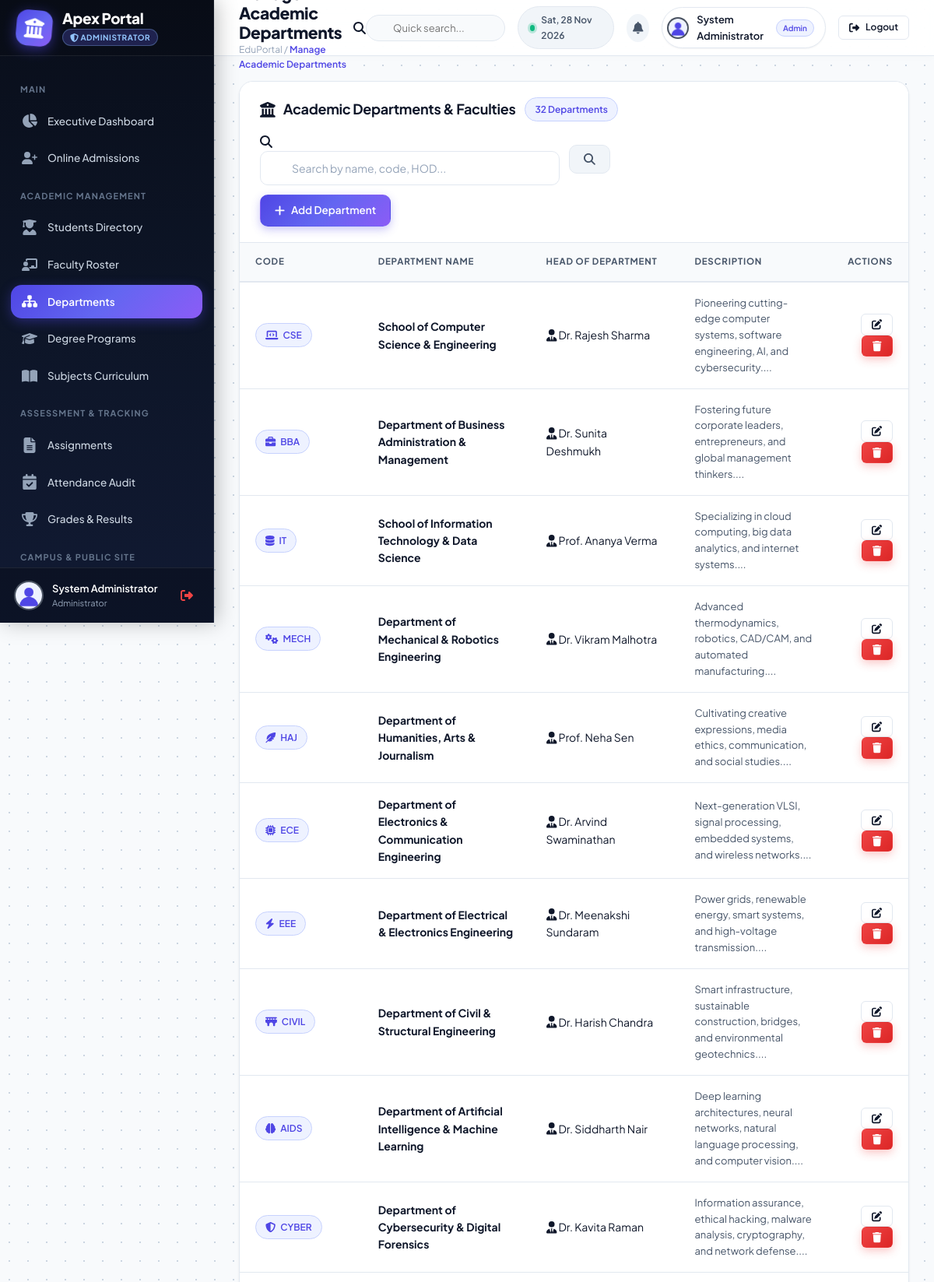
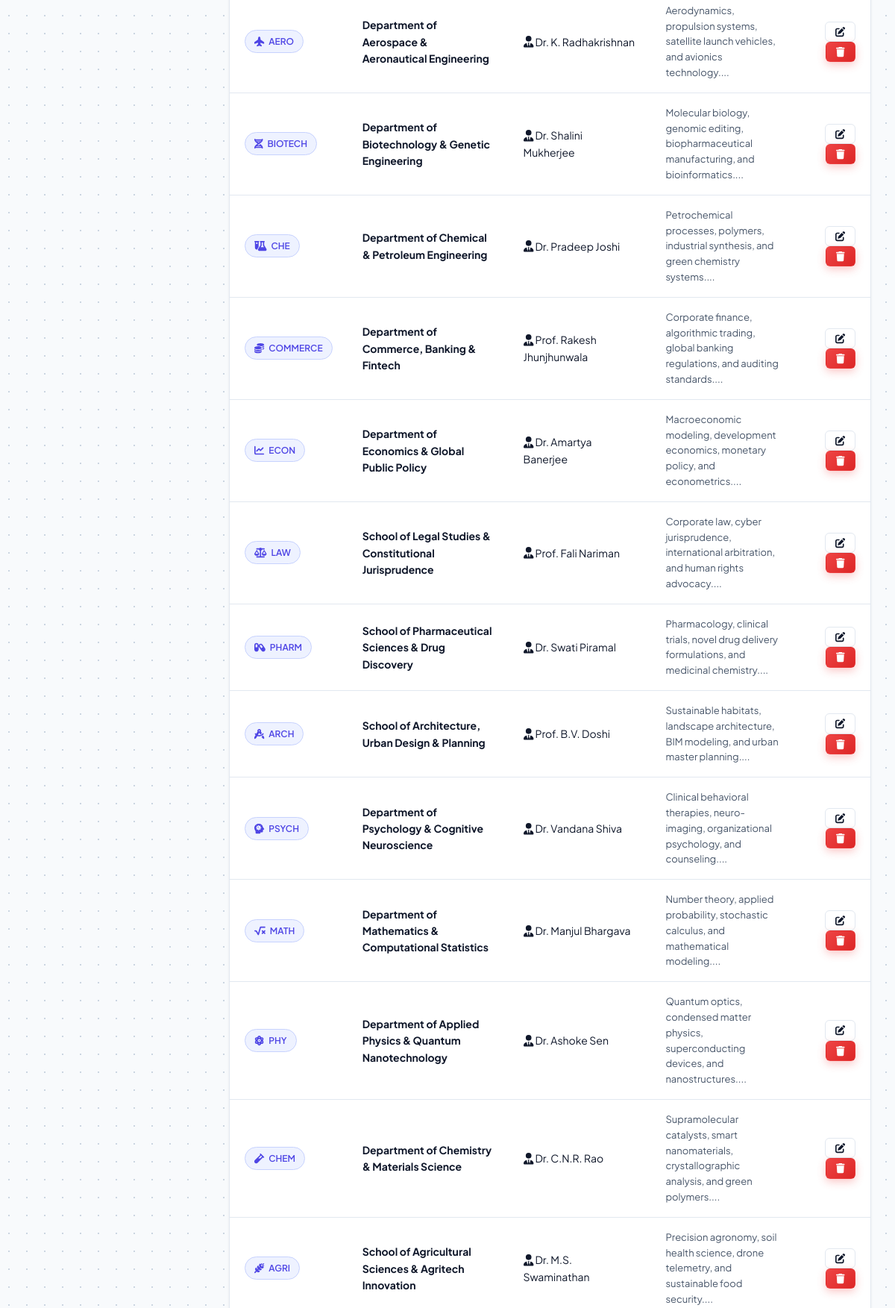
Page /admin/manage_departments.php (signed in, upper part) on the committed database (2 pictures, top to bottom).
### tables this page shows
CREATE TABLE `departments` (
  `department_id` INT AUTO_INCREMENT PRIMARY KEY,
  `name` VARCHAR(150) NOT NULL,
  `code` VARCHAR(20) NOT NULL UNIQUE,
  `description` TEXT DEFAULT NULL,
  `head_of_dept` VARCHAR(120) DEFAULT NULL,
  `icon` VARCHAR(50) DEFAULT 'fa-laptop-code',
  `created_at` TIMESTAMP DEFAULT CURRENT_TIMESTAMP
);

### config/db.php (called while the page is built, shortened)
<?php
$host = getenv('DB_HOST') ?: "127.0.0.1";
$user = getenv('DB_USER') ?: "root";
$password = getenv('DB_PASSWORD') !== false ? getenv('DB_PASSWORD') : "";
$database = getenv('DB_NAME') ?: "student_portal";
$port = getenv('DB_PORT') ? (int)getenv('DB_PORT') : 3306;
try {
    $con = @mysqli_connect($host, $user, $password, $database, $port);
} catch (Throwable $e) {
    $con = false;
}
mysqli_set_charset($con, "utf8mb4");
if ($con) {
    static $schema_checked = false;
    if (!$schema_checked) {
if (!function_exists('safe_num_rows')) {
    function safe_num_rows($result) {
        if ($result && is_object($result)) {
            return mysqli_num_rows($result);
        }
        return 0;
    }
}
    }
}
if (!function_exists('safe_fetch_assoc')) {
    function safe_fetch_assoc($result) {
        if ($result && is_object($result) && mysqli_num_rows($result) > 0) {
            return mysqli_fetch_assoc($result);
        }
        return [];
    }
}
?>

### admin/manage_departments.php (the view, shortened to what this page needs)
<?php
include("../config/db.php");
$search = isset($_GET['search']) ? escape($con, trim($_GET['search'])) : '';
if (!empty($search)) {
    $departments = mysqli_query($con, "
        SELECT * FROM departments
        WHERE name LIKE '%$search%' OR code LIKE '%$search%' OR head_of_dept LIKE '%$search%'
        ORDER BY department_id ASC
    ");
} else {
    $departments = mysqli_query($con, "SELECT * FROM departments ORDER BY department_id ASC");
}
include("../includes/header.php");
include("../includes/sidebar_admin.php");
include("../includes/navbar.php");
?>
<div class="card">
    <div class="card-header">
        <div style="display:flex; align-items:center; gap:12px; flex-wrap:wrap;">
            <h3><i class="fa-solid fa-building-columns"></i> Academic Departments & Faculties</h3>
            <span class="badge badge-primary"><?php echo safe_num_rows($departments); ?> Departments</span>
        </div>
        <div style="display:flex; align-items:center; gap:12px; flex-wrap:wrap;">
            <form method="GET" class="search-toolbar">
                <div class="search-input-group">
                    <i class="fa-solid fa-magnifying-glass"></i>
                    <input type="text" name="search" class="form-control" placeholder="Search by name, code, HOD..." value="<?php echo htmlspecialchars($search); ?>">
                </div>
                <button type="submit" class="btn btn-secondary"><i class="fa-solid fa-search"></i></button>
            </form>
            <button type="button" class="btn btn-primary" onclick="openDeptModal()">
                <i class="fa-solid fa-plus"></i> Add Department
            </button>
        </div>
    </div>
    <div class="card-body" style="padding:0;">
        <div class="table-responsive">
            <table class="custom-table">
                <thead>
                    <tr>
                        <th>Code</th>
                        <th>Department Name</th>
                        <th>Head of Department</th>
                        <th>Description</th>
                        <th style="text-align:right;">Actions</th>
                    </tr>
                </thead>
                <tbody>
                    <?php if ($departments && safe_num_rows($departments) > 0): ?>
                        <?php while ($d = safe_fetch_assoc($departments)): ?>
                            <tr>
                                <td>
                                    <span class="badge badge-primary"><i class="fa-solid <?php echo htmlspecialchars($d['icon']); ?> me-1"></i> <?php echo htmlspecialchars($d['code']); ?></span>
                                </td>
                                <td>
                                    <strong><?php echo htmlspecialchars($d['name']); ?></strong>
                                </td>
                                <td>
                                    <i class="fa-solid fa-user-tie text-gold me-1"></i> <?php echo htmlspecialchars($d['head_of_dept']); ?>
                                </td>
                                <td>
                                    <div style="font-size:13px; color:var(--text-secondary); max-width:320px;">
                                        <?php echo htmlspecialchars(substr($d['description'], 0, 100)) . '...'; ?>
                                    </div>
                                </td>
                                <td style="text-align:right;">
                                    <button type="button" class="btn btn-outline btn-sm" onclick='editDeptModal(<?php echo json_encode($d); ?>)'>
                                        <i class="fa-solid fa-pen-to-square"></i>
                                    </button>
                                    <a href="manage_departments.php?delete=<?php echo $d['department_id']; ?>" class="btn btn-danger btn-sm" onclick="return confirm('Delete this department and related courses?');">
                                        <i class="fa-solid fa-trash"></i>
                                    </a>
                                </td>
                            </tr>
                        <?php endwhile; ?>
                    <?php endif; ?>
                </tbody>
            </table>
        </div>
    </div>
</div>
<?php include("../includes/footer.php"); ?>

### rows in the picture
departments: code "CSE", name "School of Computer Science & Engineering", head_of_dept "Dr. Rajesh Sharma", description "Pioneering cutting-edge computer systems, software engineering, AI, and cybersecurity."
departments: code "BBA", name "Department of Business Administration & Management", head_of_dept "Dr. Sunita Deshmukh", description "Fostering future corporate leaders, entrepreneurs, and global management thinkers."
departments: code "IT", name "School of Information Technology & Data Science", head_of_dept "Prof. Ananya Verma", description "Specializing in cloud computing, big data analytics, and internet systems."
departments: code "MECH", name "Department of Mechanical & Robotics Engineering", head_of_dept "Dr. Vikram Malhotra", description "Advanced thermodynamics, robotics, CAD/CAM, and automated manufacturing."
departments: code "HAJ", name "Department of Humanities, Arts & Journalism", head_of_dept "Prof. Neha Sen", description "Cultivating creative expressions, media ethics, communication, and social studies."
departments: code "ECE", name "Department of Electronics & Communication Engineering", head_of_dept "Dr. Arvind Swaminathan", description "Next-generation VLSI, signal processing, embedded systems, and wireless networks."
departments: code "EEE", name "Department of Electrical & Electronics Engineering", head_of_dept "Dr. Meenakshi Sundaram", description "Power grids, renewable energy, smart systems, and high-voltage transmission."
departments: code "CIVIL", name "Department of Civil & Structural Engineering", head_of_dept "Dr. Harish Chandra", description "Smart infrastructure, sustainable construction, bridges, and environmental geotechnics."
departments: code "AIDS", name "Department of Artificial Intelligence & Machine Learning", head_of_dept "Dr. Siddharth Nair", description "Deep learning architectures, neural networks, natural language processing, and computer vision."
departments: code "CYBER", name "Department of Cybersecurity & Digital Forensics", head_of_dept "Dr. Kavita Raman", description "Information assurance, ethical hacking, malware analysis, cryptography, and network defense."
departments: code "AERO", name "Department of Aerospace & Aeronautical Engineering", head_of_dept "Dr. K. Radhakrishnan", description "Aerodynamics, propulsion systems, satellite launch vehicles, and avionics technology."
departments: code "BIOTECH", name "Department of Biotechnology & Genetic Engineering", head_of_dept "Dr. Shalini Mukherjee", description "Molecular biology, genomic editing, biopharmaceutical manufacturing, and bioinformatics."
departments: code "CHE", name "Department of Chemical & Petroleum Engineering", head_of_dept "Dr. Pradeep Joshi", description "Petrochemical processes, polymers, industrial synthesis, and green chemistry systems."
departments: code "COMMERCE", name "Department of Commerce, Banking & Fintech", head_of_dept "Prof. Rakesh Jhunjhunwala", description "Corporate finance, algorithmic trading, global banking regulations, and auditing standards."
departments: code "ECON", name "Department of Economics & Global Public Policy", head_of_dept "Dr. Amartya Banerjee", description "Macroeconomic modeling, development economics, monetary policy, and econometrics."
departments: code "LAW", name "School of Legal Studies & Constitutional Jurisprudence", head_of_dept "Prof. Fali Nariman", description "Corporate law, cyber jurisprudence, international arbitration, and human rights advocacy."
departments: code "PHARM", name "School of Pharmaceutical Sciences & Drug Discovery", head_of_dept "Dr. Swati Piramal", description "Pharmacology, clinical trials, novel drug delivery formulations, and medicinal chemistry."
departments: code "ARCH", name "School of Architecture, Urban Design & Planning", head_of_dept "Prof. B.V. Doshi", description "Sustainable habitats, landscape architecture, BIM modeling, and urban master planning."
departments: code "PSYCH", name "Department of Psychology & Cognitive Neuroscience", head_of_dept "Dr. Vandana Shiva", description "Clinical behavioral therapies, neuro-imaging, organizational psychology, and counseling."
departments: code "MATH", name "Department of Mathematics & Computational Statistics", head_of_dept "Dr. Manjul Bhargava", description "Number theory, applied probability, stochastic calculus, and mathematical modeling."
departments: code "PHY", name "Department of Applied Physics & Quantum Nanotechnology", head_of_dept "Dr. Ashoke Sen", description "Quantum optics, condensed matter physics, superconducting devices, and nanostructures."
departments: code "CHEM", name "Department of Chemistry & Materials Science", head_of_dept "Dr. C.N.R. Rao", description "Supramolecular catalysts, smart nanomaterials, crystallographic analysis, and green polymers."
departments: code "AGRI", name "School of Agricultural Sciences & Agritech Innovation", head_of_dept "Dr. M.S. Swaminathan", description "Precision agronomy, soil health science, drone telemetry, and sustainable food security."

### other values in the picture
$admin_name "System Administrator"
$header_title "Manage Academic Departments"
$user_name "System Administrator"
$user_role_label "Admin"
safe_num_rows($departments) "32"
